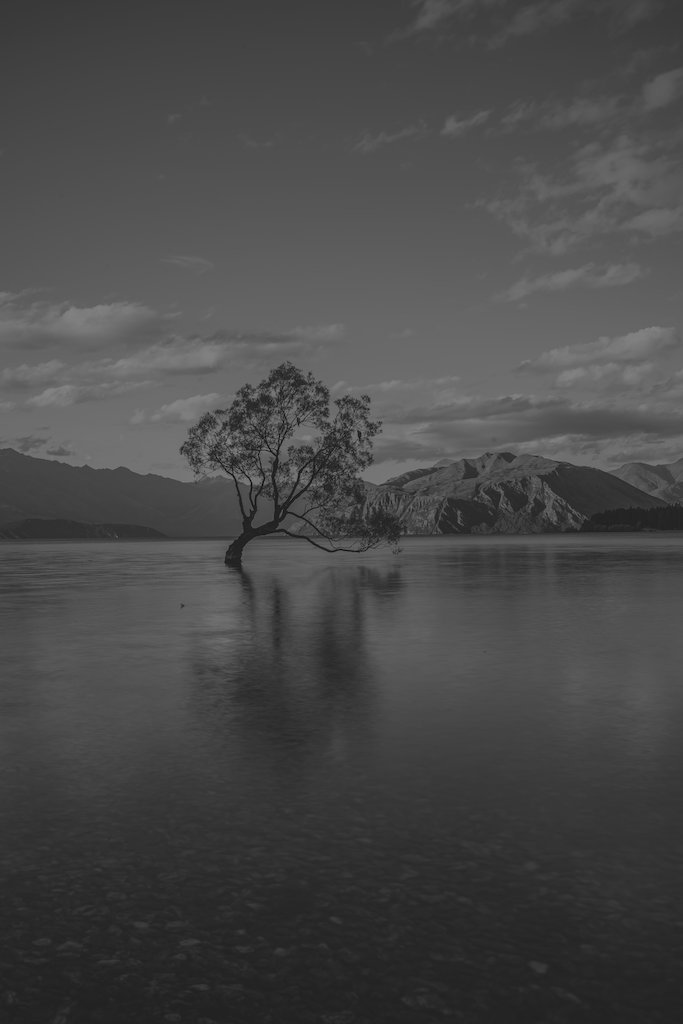
%> input picture Lab3-Intensity-transformation-main/Lab3-Intensity-transformation-main/assets/lake&tree.png, 683 x 1024 px
$ octave lab3_task7_1.m   (GNU Octave 9; MATLAB toolbox functions it lacks are replaced by stand-ins)
%> lines starting %> are read from the running program, lines starting %| are printed output that depends on the picture
clear all
close all
f = imread('../assets/lake&tree.png');
%> f is the input picture: size 1024x683 uint8; min 0, max 135, mean 72.5
r = double(f);
k = mean2(r);
%> k = 72.48
E = 3.2;
s = 1 ./ (1.0 + (k ./ (r + eps)) .^E);
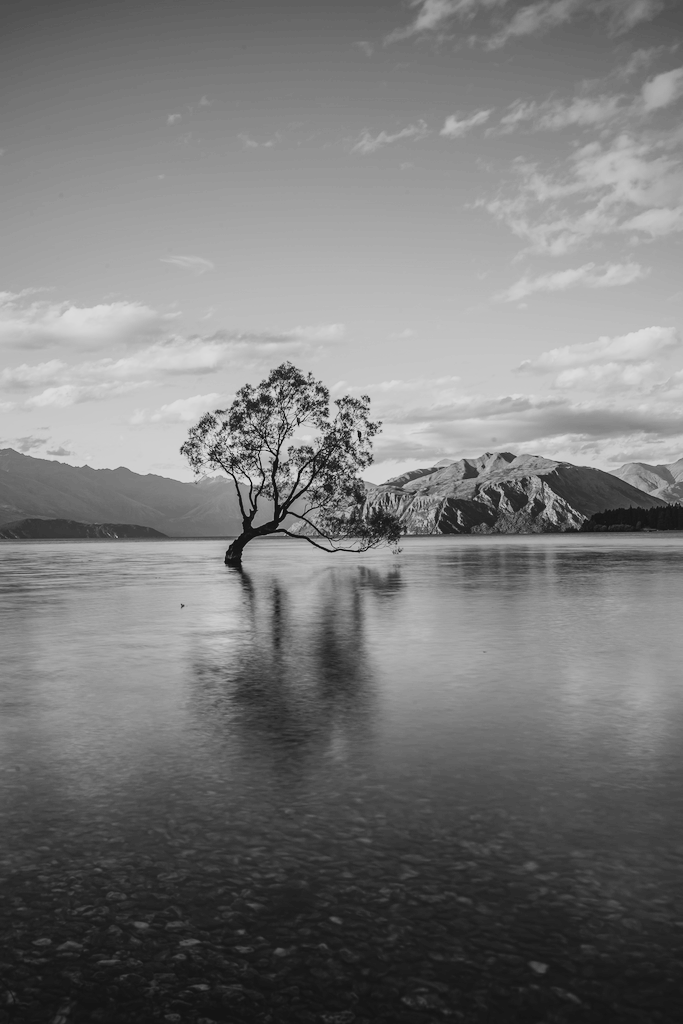
%> s: size 1024x683 double; min 9.03e-57, max 0.88, mean 0.475
g = uint8(255*s);
g2 = imadjust(f, [0.1 0.5], [0 1]);
g3 = imadjust(f, [0.1 0.5], [  ], 0.85);
figure; montage({f, g2, g3, g}, 'Size',[1 4])
%> after `montage({f, g2, g3, g}, 'Size',[1 4])`:
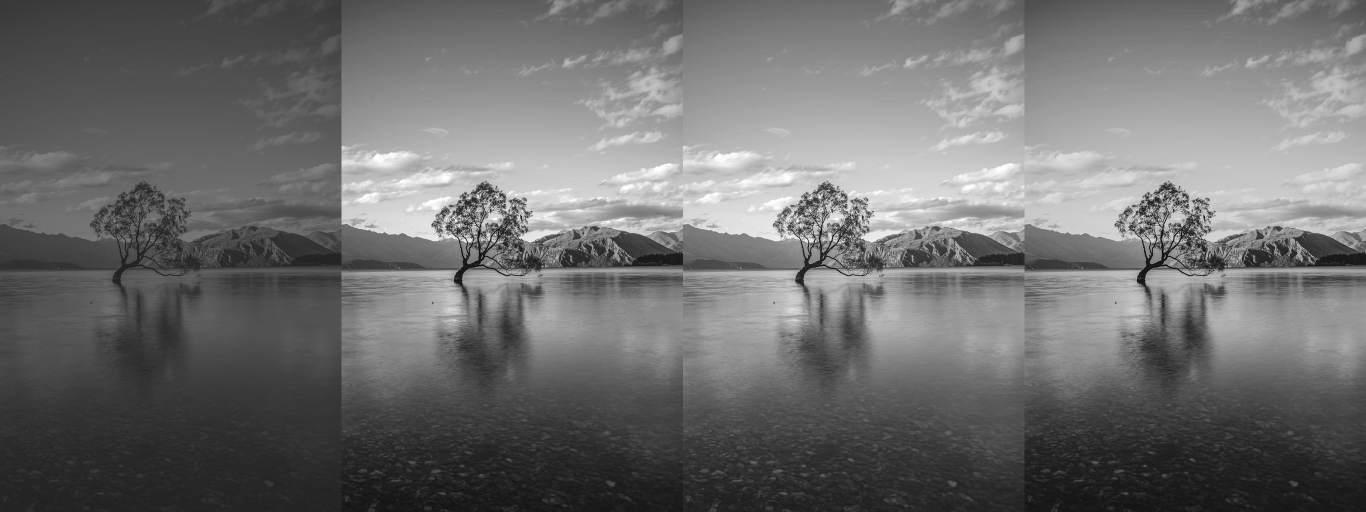
%> displayed picture: size 1024x2732, on the screen's scale of 0 to 255 (shown at 1/2 size); min 0, max 255, mean 110.2
title("(1): Original image, (2): Image with gray scale range, (3): Image with gamma correction, (4): Image with contrast-stretching transformation")
